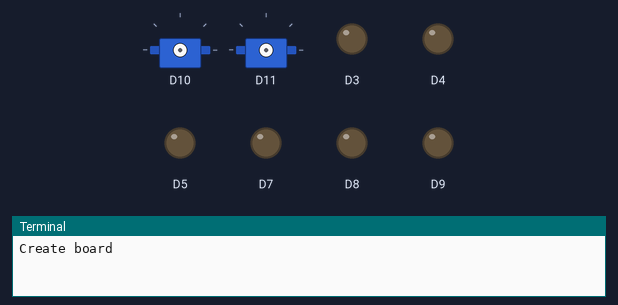
The program below on a simulated Arduino board driven over Firmata from a computer. Parts: 2 × servo, output pins drawn as LEDs (lit = HIGH), the last lines printed to the terminal.

Above: at 0.1 s.
At 5.1 s:
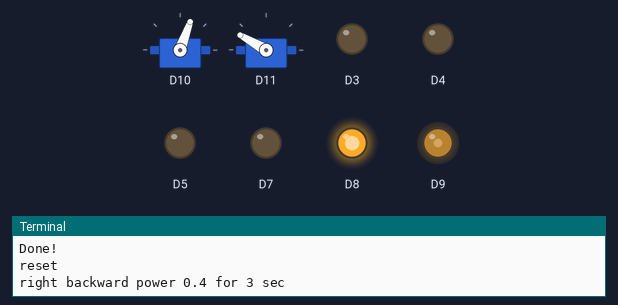
At 11.1 s:
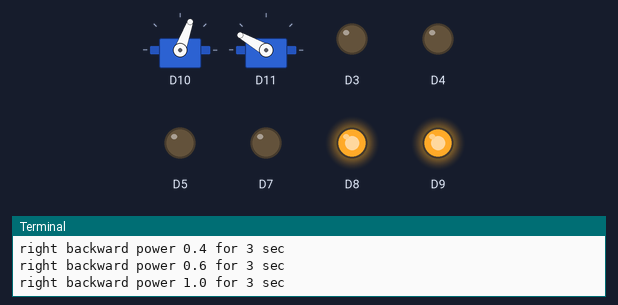
At 20.1 s:
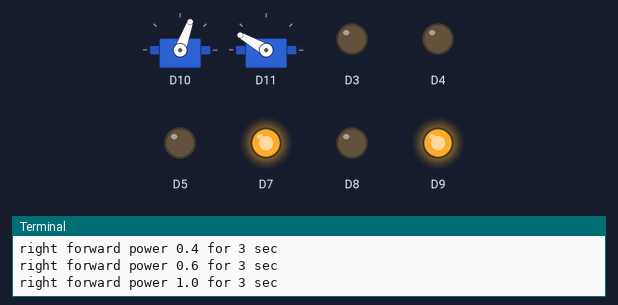
At 29.1 s:
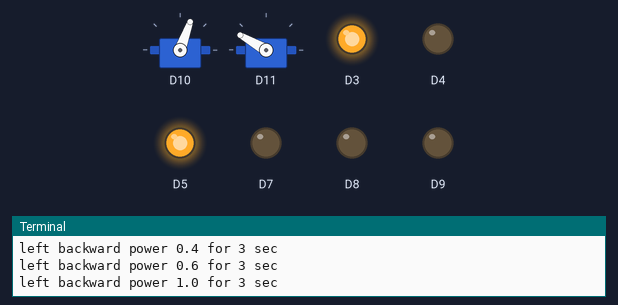
At 38.1 s:
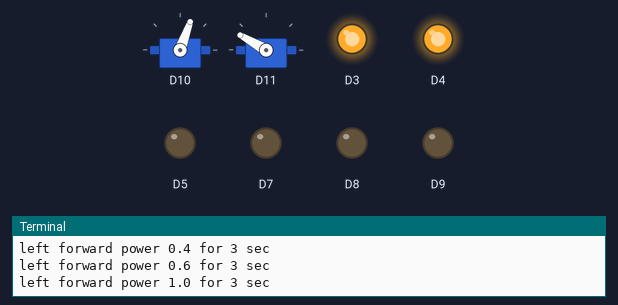
Timing chart, 0 to 39.6 s (numbered marks = the images above):
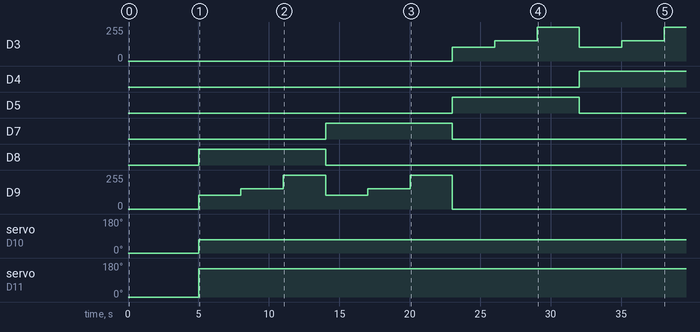

The program:

arduino.py
```python
# -*- encoding: utf-8 -*-

from pyfirmata import Arduino

class Servo:
    def __init__(self, board, servo_pin_no, neutral_angle=90, min_angle=0, max_angle=180):
        self.servo_pin = board.get_pin("d:%i:s" % servo_pin_no)
        self.neutral_angle = neutral_angle
        self.min_angle = min_angle
        self.max_angle = max_angle

        self.left_range = neutral_angle - min_angle
        self.right_range = max_angle - neutral_angle

    def set_angle(self, value):
        self.servo_pin.write(value)

    def set_value(self, value):
        """

        :param value: float, -1 ... 0 ... +1
        :return:
        """

        if value < 0:
            self.set_angle(self.neutral_angle - self.left_range * abs(value))
            return

        self.set_angle(self.neutral_angle + self.right_range * value)


    def set_neutral(self):
        self.set_angle(self.neutral_angle)


class PanTilt:
    def __init__(self, servo_x, servo_y):
        self.servo_x = servo_x
        self.servo_y = servo_y

    def set_angle(self, angle_x, angle_y):
        self.servo_x.set_angle(angle_x)
        self.servo_y.set_angle(angle_y)

    def set_value(self, value_x, value_y):
        self.servo_x.set_value(value_x)
        self.servo_y.set_value(value_y)

    def reset(self):
        self.servo_x.set_neutral()
        self.servo_y.set_neutral()


class Engine:
    def __init__(self, board, pwm_pin_no, forward_pin_no, backward_pin_no):
        self.pwm_pin = board.get_pin("d:%i:p" % pwm_pin_no)
        self.forward_pin = board.get_pin("d:%i:o" % forward_pin_no)
        self.backward_pin = board.get_pin("d:%i:o" % backward_pin_no)

    def forward(self, power=1.0):
        self.forward_pin.write(1)
        self.backward_pin.write(0)
        self.pwm_pin.write(power)

    def backward(self, power=1.0):
        self.forward_pin.write(0)
        self.backward_pin.write(1)
        self.pwm_pin.write(power)

    def set_power(self, value):
        self.pwm_pin.write(value)

    def stop(self):
        self.forward_pin.write(0)
        self.backward_pin.write(0)
        self.set_power(0)


class Board:
    def __init__(self,
                 port,

                 left_engine_pwm_pin=3,
                 left_engine_forward_pin=4,
                 left_engine_backward_pin=5,

                 right_engine_pwm_pin=9,
                 right_engine_forward_pin=7,
                 right_engine_backward_pin=8,

                 servo_x_pin=10,
                 servo_x_neutral_angle=70,

                 servo_y_pin=11,
                 servo_y_neutral_angle=150):

        board = Arduino(port)

        self.board = board

        self.left_engine = Engine(
            board,
            pwm_pin_no=left_engine_pwm_pin,
            forward_pin_no=left_engine_forward_pin,
            backward_pin_no=left_engine_backward_pin)

        self.right_engine = Engine(
            board,
            pwm_pin_no=right_engine_pwm_pin,
            forward_pin_no=right_engine_forward_pin,
            backward_pin_no=right_engine_backward_pin)

        servo_x = Servo(
            board,
            servo_pin_no=servo_x_pin,
            neutral_angle=servo_x_neutral_angle)

        servo_y = Servo(
            board,
            servo_pin_no=servo_y_pin,
            neutral_angle=servo_y_neutral_angle,
            max_angle=170)

        self.pantilt = PanTilt(servo_x, servo_y)

    def set_camera_servo_x(self, value):
        self.servo_x_pin.write(value)

    def set_camera_servo_y(self, value):
        self.servo_y_pin.write(value)

    def reset(self):
        self.left_engine.stop()
        self.right_engine.stop()
        self.pantilt.reset()


if __name__ == "__main__":
    import time, sys

    port = 3
    if sys.platform == 'linux2':
        port = '/dev/ttyAMA0'

    print "Create board"
    controller = Board(port)
    print "Done!"

    print "reset"
    controller.reset()

    for engine in ['right', 'left']:
        for direction in ['backward', 'forward']:
            for value in [0.4, 0.6, 1.0]:
                eng = getattr(controller, "%s_engine" % engine)
                df = getattr(eng, direction)

                print "%s %s power %s for 3 sec" % (engine, direction, value)

                df(value)
                time.sleep(3)

                eng.stop()

    print "reset"
    controller.reset()
```

Measured:
- by itself, D3: 0/255 → 102/255 at 23.0 s, → 153/255 3.0 s later, → 255/255 3.0 s later, → 102/255 3.0 s later, … (6 changes in this stretch)
- by itself, D4: LOW → HIGH at 32.0 s
- by itself, D5: LOW → HIGH at 23.0 s, → LOW 9.0 s later
- by itself, D7: LOW → HIGH at 14.0 s, → LOW 9.0 s later
- by itself, D8: LOW → HIGH at 5.0 s, → LOW 9.0 s later
- by itself, D9: 0/255 → 102/255 at 5.0 s, → 153/255 3.0 s later, → 255/255 3.0 s later, → 102/255 3.0 s later, … (7 changes in this stretch)
- by itself, servo on D10: 0° → 70° at 5.0 s
- by itself, servo on D11: 0° → 150° at 5.0 s
